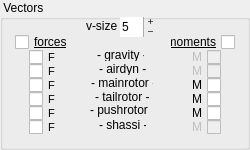
                      <widget class="QGroupBox" name="groupBoxFM">
                       <property name="geometry">
                        <rect>
                         <x>0</x>
                         <y>401</y>
                         <width>250</width>
                         <height>150</height>
                        </rect>
                       </property>
                       <property name="title">
                        <string> Vectors</string>
                       </property>
                       <property name="flat">
                        <bool>true</bool>
                       </property>
                       <widget class="QLabel" name="label_26">
                        <property name="geometry">
                         <rect>
                          <x>99</x>
                          <y>62</y>
                          <width>47</width>
                          <height>13</height>
                         </rect>
                        </property>
                        <property name="text">
                         <string>- airdyn -</string>
                        </property>
                       </widget>
                       <widget class="QLabel" name="label_45">
                        <property name="geometry">
                         <rect>
                          <x>99</x>
                          <y>118</y>
                          <width>47</width>
                          <height>13</height>
                         </rect>
                        </property>
                        <property name="text">
                         <string>- shassi -</string>
                        </property>
                       </widget>
                       <widget class="QCheckBox" name="check_F_tailrotor_2">
                        <property name="geometry">
                         <rect>
                          <x>29</x>
                          <y>90</y>
                          <width>30</width>
                          <height>18</height>
                         </rect>
                        </property>
                        <property name="font">
                         <font>
                          <family>Tahoma</family>
                          <pointsize>8</pointsize>
                         </font>
                        </property>
                        <property name="text">
                         <string>F</string>
                        </property>
                        <property name="checked">
                         <bool>false</bool>
                        </property>
                       </widget>
                       <widget class="QLabel" name="label_44">
                        <property name="geometry">
                         <rect>
                          <x>91</x>
                          <y>76</y>
                          <width>62</width>
                          <height>13</height>
                         </rect>
                        </property>
                        <property name="text">
                         <string>- mainrotor -</string>
                        </property>
                       </widget>
                       <widget class="QCheckBox" name="check_F_shassi_2">
                        <property name="geometry">
                         <rect>
                          <x>29</x>
                          <y>118</y>
                          <width>30</width>
                          <height>18</height>
                         </rect>
                        </property>
                        <property name="font">
                         <font>
                          <family>Tahoma</family>
                          <pointsize>8</pointsize>
                         </font>
                        </property>
                        <property name="text">
                         <string>F</string>
                        </property>
                        <property name="checked">
                         <bool>false</bool>
                        </property>
                       </widget>
                       <widget class="QCheckBox" name="check_F_2">
                        <property name="geometry">
                         <rect>
                          <x>15</x>
                          <y>33</y>
                          <width>91</width>
                          <height>18</height>
                         </rect>
                        </property>
                        <property name="font">
                         <font>
                          <family>Tahoma</family>
                          <underline>true</underline>
                         </font>
                        </property>
                        <property name="text">
                         <string>forces</string>
                        </property>
                        <property name="checked">
                         <bool>false</bool>
                        </property>
                       </widget>
                       <widget class="QLabel" name="label_47">
                        <property name="geometry">
                         <rect>
                          <x>95</x>
                          <y>90</y>
                          <width>54</width>
                          <height>13</height>
                         </rect>
                        </property>
                        <property name="text">
                         <string>- tailrotor -</string>
                        </property>
                       </widget>
                       <widget class="QCheckBox" name="check_M_2">
                        <property name="geometry">
                         <rect>
                          <x>170</x>
                          <y>33</y>
                          <width>65</width>
                          <height>18</height>
                         </rect>
                        </property>
                        <property name="font">
                         <font>
                          <family>Tahoma</family>
                          <underline>true</underline>
                         </font>
                        </property>
                        <property name="layoutDirection">
                         <enum>Qt::RightToLeft</enum>
                        </property>
                        <property name="text">
                         <string>moments</string>
                        </property>
                        <property name="checked">
                         <bool>false</bool>
                        </property>
                       </widget>
                       <widget class="QCheckBox" name="check_F_airdyn_2">
                        <property name="geometry">
                         <rect>
                          <x>29</x>
                          <y>62</y>
                          <width>30</width>
                          <height>18</height>
                         </rect>
                        </property>
                        <property name="font">
                         <font>
                          <family>Tahoma</family>
                          <pointsize>8</pointsize>
                         </font>
                        </property>
                        <property name="text">
                         <string>F</string>
                        </property>
                        <property name="checked">
                         <bool>false</bool>
                        </property>
                       </widget>
                       <widget class="QLabel" name="label_46">
                        <property name="geometry">
                         <rect>
                          <x>97</x>
                          <y>48</y>
                          <width>47</width>
                          <height>13</height>
                         </rect>
                        </property>
                        <property name="text">
                         <string>- gravity -</string>
                        </property>
                       </widget>
                       <widget class="QCheckBox" name="check_F_mainrotor_2">
                        <property name="geometry">
                         <rect>
                          <x>29</x>
                          <y>76</y>
                          <width>30</width>
                          <height>18</height>
                         </rect>
                        </property>
                        <property name="font">
                         <font>
                          <family>Tahoma</family>
                          <pointsize>8</pointsize>
                         </font>
                        </property>
                        <property name="text">
                         <string>F</string>
                        </property>
                        <property name="checked">
                         <bool>false</bool>
                        </property>
                       </widget>
                       <widget class="QCheckBox" name="check_M_airdyn_2">
                        <property name="enabled">
                         <bool>false</bool>
                        </property>
                        <property name="geometry">
                         <rect>
                          <x>189</x>
                          <y>62</y>
                          <width>32</width>
                          <height>18</height>
                         </rect>
                        </property>
                        <property name="font">
                         <font>
                          <family>Tahoma</family>
                         </font>
                        </property>
                        <property name="layoutDirection">
                         <enum>Qt::RightToLeft</enum>
                        </property>
                        <property name="text">
                         <string>M</string>
                        </property>
                        <property name="checked">
                         <bool>false</bool>
                        </property>
                       </widget>
                       <widget class="QCheckBox" name="check_F_hg_2">
                        <property name="geometry">
                         <rect>
                          <x>29</x>
                          <y>48</y>
                          <width>30</width>
                          <height>18</height>
                         </rect>
                        </property>
                        <property name="font">
                         <font>
                          <family>Tahoma</family>
                          <pointsize>8</pointsize>
                         </font>
                        </property>
                        <property name="text">
                         <string>F</string>
                        </property>
                        <property name="checked">
                         <bool>false</bool>
                        </property>
                       </widget>
                       <widget class="QCheckBox" name="check_M_hg_2">
                        <property name="enabled">
                         <bool>false</bool>
                        </property>
                        <property name="geometry">
                         <rect>
                          <x>189</x>
                          <y>48</y>
                          <width>32</width>
                          <height>18</height>
                         </rect>
                        </property>
                        <property name="font">
                         <font>
                          <family>Tahoma</family>
                         </font>
                        </property>
                        <property name="layoutDirection">
                         <enum>Qt::RightToLeft</enum>
                        </property>
                        <property name="text">
                         <string>M</string>
                        </property>
                        <property name="checked">
                         <bool>false</bool>
                        </property>
                       </widget>
                       <widget class="QCheckBox" name="check_M_mainrotor_2">
                        <property name="geometry">
                         <rect>
                          <x>189</x>
                          <y>76</y>
                          <width>32</width>
                          <height>18</height>
                         </rect>
                        </property>
                        <property name="font">
                         <font>
                          <family>Tahoma</family>
                         </font>
                        </property>
                        <property name="layoutDirection">
                         <enum>Qt::RightToLeft</enum>
                        </property>
                        <property name="text">
                         <string>M</string>
                        </property>
                        <property name="checked">
                         <bool>false</bool>
                        </property>
                       </widget>
                       <widget class="QCheckBox" name="check_M_shassi_2">
                        <property name="enabled">
                         <bool>false</bool>
                        </property>
                        <property name="geometry">
                         <rect>
                          <x>189</x>
                          <y>118</y>
                          <width>32</width>
                          <height>18</height>
                         </rect>
                        </property>
                        <property name="font">
                         <font>
                          <family>Tahoma</family>
                         </font>
                        </property>
                        <property name="layoutDirection">
                         <enum>Qt::RightToLeft</enum>
                        </property>
                        <property name="text">
                         <string>M</string>
                        </property>
                        <property name="checked">
                         <bool>false</bool>
                        </property>
                       </widget>
                       <widget class="QCheckBox" name="check_M_tailrotor_2">
                        <property name="geometry">
                         <rect>
                          <x>189</x>
                          <y>90</y>
                          <width>32</width>
                          <height>18</height>
                         </rect>
                        </property>
                        <property name="font">
                         <font>
                          <family>Tahoma</family>
                         </font>
                        </property>
                        <property name="layoutDirection">
                         <enum>Qt::RightToLeft</enum>
                        </property>
                        <property name="text">
                         <string>M</string>
                        </property>
                        <property name="checked">
                         <bool>false</bool>
                        </property>
                       </widget>
                       <widget class="QSpinBox" name="spinBoxVm">
                        <property name="geometry">
                         <rect>
                          <x>120</x>
                          <y>17</y>
                          <width>35</width>
                          <height>20</height>
                         </rect>
                        </property>
                        <property name="frame">
                         <bool>false</bool>
                        </property>
                        <property name="buttonSymbols">
                         <enum>QAbstractSpinBox::PlusMinus</enum>
                        </property>
                        <property name="minimum">
                         <number>1</number>
                        </property>
                        <property name="maximum">
                         <number>20</number>
                        </property>
                        <property name="value">
                         <number>5</number>
                        </property>
                       </widget>
                       <widget class="QLabel" name="label_5">
                        <property name="geometry">
                         <rect>
                          <x>86</x>
                          <y>18</y>
                          <width>31</width>
                          <height>16</height>
                         </rect>
                        </property>
                        <property name="text">
                         <string>v-size:</string>
                        </property>
                       </widget>
                       <widget class="QCheckBox" name="check_F_pushrotor_2">
                        <property name="geometry">
                         <rect>
                          <x>29</x>
                          <y>104</y>
                          <width>30</width>
                          <height>18</height>
                         </rect>
                        </property>
                        <property name="font">
                         <font>
                          <family>Tahoma</family>
                          <pointsize>8</pointsize>
                         </font>
                        </property>
                        <property name="text">
                         <string>F</string>
                        </property>
                        <property name="checked">
                         <bool>false</bool>
                        </property>
                       </widget>
                       <widget class="QCheckBox" name="check_M_pushrotor_2">
                        <property name="geometry">
                         <rect>
                          <x>189</x>
                          <y>104</y>
                          <width>32</width>
                          <height>18</height>
                         </rect>
                        </property>
                        <property name="font">
                         <font>
                          <family>Tahoma</family>
                         </font>
                        </property>
                        <property name="layoutDirection">
                         <enum>Qt::RightToLeft</enum>
                        </property>
                        <property name="text">
                         <string>M</string>
                        </property>
                        <property name="checked">
                         <bool>false</bool>
                        </property>
                       </widget>
                       <widget class="QLabel" name="label_48">
                        <property name="geometry">
                         <rect>
                          <x>90</x>
                          <y>102</y>
                          <width>61</width>
                          <height>16</height>
                         </rect>
                        </property>
                        <property name="text">
                         <string>- pushrotor -</string>
                        </property>
                       </widget>
                      </widget>
